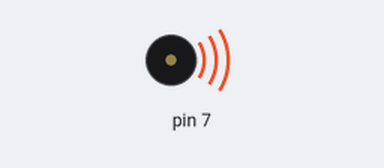
The sketch below on a simulated Arduino Uno, built with avr-gcc and run on an emulated ATmega328P. Parts: buzzer (waves = sounding). At 32.0 s the program stops and its outputs stay as they are.

Above: at 0.5 s.
At 7.5 s:
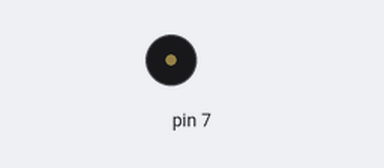
Timing chart, 0 to 10.4 s (numbered marks = the images above):
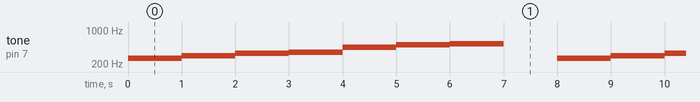

Measured:
- by itself, tone on pin 7: repeats every 8.0 s: 294 Hz 1.0 s, 330 Hz 1.0 s, 349 Hz 1.0 s, 440 Hz 1.0 s, 494 Hz 1.0 s, 523 Hz 1.0 s, silent 1.0 s, 262 Hz 1.0 s

The sketch:

toneTest.ino
```cpp
int melody[] = {262,294,330,349,440,494,523,0};
int count = 0;
int size = sizeof(melody)/sizeof(melody[0]);
void setup() {
  // 피에조부저에 진옫판이 있고 이 진동판이 진동될때 주파수가 활용(주파수는 미리 정의가 되어 있다. -237page)
  //                                        ----
  //                                        1초에 진동하는 횟수
  // 피에조부저는 전기적인 신호를 소리로 변환해주는 소자
  // tone(핀의 번호, 진동주파수, 진동을 발생시키는 시간)
}

void loop() {

  if(count > 3) {
    exit(0);
    // noTone(7);
  }else {
    for(int i=0;i<size;i++) {
      tone(7,melody[i],1000);
      delay(1000);
    }
  }
  count = count + 1;


}
```
